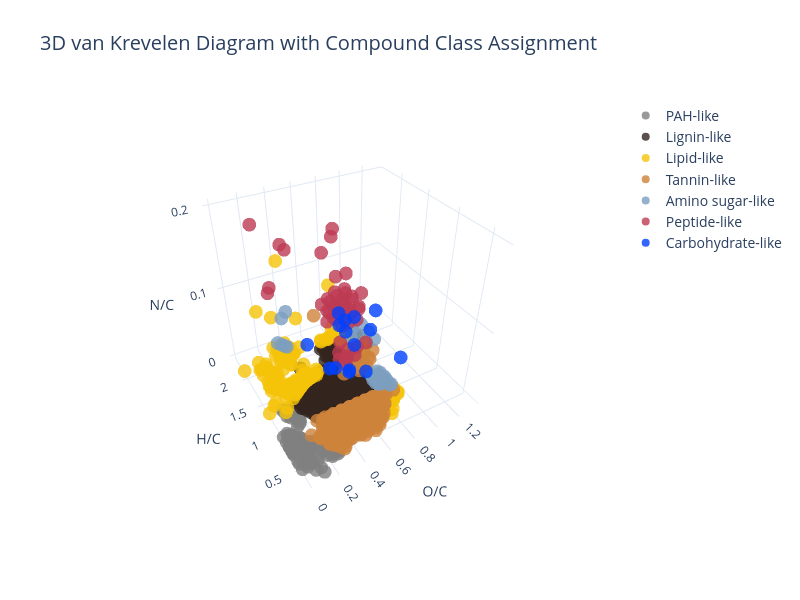

Notebook code cell kept with this figure:
### Markdown cell above
Alternatively, the Plotly package can be used to draw 3D diagrams with N/C as an additional axis.

### Code cell
vizList = []
for compound_class in data_df['assignment'].unique():

    globals()[f"D_{compound_class}"]=go.Scatter3d(

        x = data_df[data_df['assignment'] == compound_class]['O/C'],
        y = data_df[data_df['assignment'] == compound_class]['H/C'],
        z = data_df[data_df['assignment'] == compound_class]['N/C'],

        name = f'{compound_class.replace('_',' ').capitalize()}-like' if 'pah' not in compound_class else 'PAH-like',

        hovertemplate = 'O/C: %{x} <br>' + \
                        'H/C: %{y} <br>' + \
                        'N/C: %{z} <br>',

        mode='markers',
        marker=dict(
            size=8,
            color=vk_region_colours[compound_class],           
            opacity=0.8,
            symbol='circle'
        )
    )

    vizList.append(globals()[f"D_{compound_class}"]) 

fig = go.Figure(data=vizList)

camera = dict(
        up=dict(x=0, y=0, z=1),
        center=dict(x=0, y=0, z=0),
        eye=dict(x=-1, y=-1.75, z=1.5)
    )

fig.update_layout(
    scene_camera=camera,
    autosize=True,
    template="plotly_white",
    scene={
        "xaxis_title":'O/C',
        "yaxis_title":'H/C',
        "zaxis_title":'N/C'
    },
    width=800, height=600,
    showlegend=True,
    legend_font_size = 14,
    title = '3D van Krevelen Diagram with Compound Class Assignment',
    title_font_size = 20
)

fig.show()

# 3D vK diagrams created with Plotly are saved as HTML files
fig.write_html('3d_vK.html')

### Figure 1 — Plotly figure (JSON) as saved in the notebook; plotly's stock layout.template omitted (floating-point values rounded to 4 significant figures; data arrays with more than 128 entries replaced by an {"elided": "..."} marker saying what was removed)
{"data": [{"hovertemplate": "O/C: %{x} <br>H/C: %{y} <br>N/C: %{z} <br>", "marker": {"color": "#808080", "opacity": 0.8, "size": 8, "symbol": "circle"}, "mode": "markers", "name": "PAH-like", "type": "scatter3d", "x": [0.06667, 0.02273, 0.04651, 0.02273, 0.04651, 0.04651, 0.04762, 0.07317, 0.0, 0.04878, 0.02381, 0.07692, 0.05, 0.0, 0.05263, 0.0, 0.05263, 0.08824, 0.05714, 0.02778, 0.05714, 0.05882, 0.09091, 0.09375, 0.06061, 0.02941, 0.0303, 0.02941, 0.0625, 0.09677, 0.0303, 0.0625, 0.0, 0.1, 0.06452, 0.03125, 0.06452, 0.0, 0.03226, 0.03125, 0.06452, 0.03226, 0.1034, 0.1333, 0.06667, 0.06667, 0.24, 0.0, 0.03333, 0.1071, 0.1481, 0.03333, 0.06897, 0.06897, 0.06897, 0.0, 0.03448, 0.03448, 0.1429, 0.03448, 0.1429, 0.1034, 0.03448, 0.2609, 0.1111, 0.2609, 0.0, 0.0, 0.03448, 0.03448, 0.1154, 0.1481, 0.07407, 0.0, 0.1154, 0.0, 0.1071, 0.2727, 0.0, 0.1154, 0.07407, 0.2174, 0.0, 0.03704, 0.2857, 0.07692, 0.2273, 0.2273, 0.03704, 0.16, 0.03846, 0.08, 0.2381, 0.2381, 0.1818, 0.0, 0.0, 0.0, 0.25, 0.1905, 0.1905, 0.2632, 0.2105, 0.15, 0.2105, 0.2222], "y": [0.6667, 0.7727, 0.6977, 0.7273, 0.6512, 0.6047, 0.8095, 0.7317, 0.8372, 0.6341, 0.5714, 0.6667, 0.6, 0.8293, 0.8947, 0.7317, 0.6842, 0.8235, 0.8571, 0.8889, 0.8, 0.8824, 0.7273, 0.8125, 0.8485, 0.8235, 0.7879, 0.7647, 0.8125, 0.7097, 0.8485, 0.6875, 0.7647, 0.8, 0.8387, 0.875, 0.7742, 0.9091, 0.7742, 0.75, 0.6452, 0.9032, 0.6207, 0.6667, 0.6667, 0.6, 0.56, 0.75, 0.9333, 0.6429, 0.5185, 0.8, 0.6207, 0.5517, 0.4828, 0.6452, 0.8966, 0.8276, 0.7143, 0.7586, 0.6429, 0.6897, 0.6897, 0.5217, 0.3704, 0.4348, 0.6897, 0.6667, 0.5517, 0.4828, 0.6154, 0.6667, 0.6667, 0.8276, 0.4615, 0.7586, 0.6429, 0.4545, 0.6897, 0.3077, 0.3704, 0.4348, 0.5517, 0.6667, 0.4762, 0.4615, 0.5455, 0.4545, 0.4444, 0.64, 0.6923, 0.48, 0.5714, 0.4762, 0.5455, 0.5185, 0.4444, 0.6923, 0.5, 0.5714, 0.4762, 0.5263, 0.6316, 0.7, 0.5263, 0.5556], "z": [0.04444, 0.04545, 0.04651, 0.04545, 0.04651, 0.04651, 0.04762, 0.04878, 0.04651, 0.04878, 0.04762, 0.05128, 0.05, 0.04878, 0.0, 0.04878, 0.05263, 0.0, 0.0, 0.0, 0.0, 0.0, 0.0, 0.0, 0.0, 0.0, 0.0, 0.0, 0.0, 0.0, 0.0, 0.0, 0.0, 0.0, 0.0, 0.0, 0.0, 0.0, 0.0, 0.0, 0.0, 0.0, 0.0, 0.0, 0.0, 0.0, 0.0, 0.0, 0.0, 0.0, 0.0, 0.0, 0.0, 0.0, 0.0, 0.0, 0.0, 0.0, 0.0, 0.0, 0.0, 0.0, 0.0, 0.0, 0.0, 0.0, 0.0, 0.0, 0.0, 0.0, 0.0, 0.0, 0.0, 0.0, 0.0, 0.0, 0.0, 0.0, 0.0, 0.0, 0.0, 0.0, 0.0, 0.0, 0.0, 0.0, 0.0, 0.0, 0.0, 0.0, 0.0, 0.0, 0.0, 0.0, 0.0, 0.0, 0.0, 0.0, 0.0, 0.0, 0.0, 0.0, 0.0, 0.0, 0.0, 0.0]}, {"hovertemplate": "O/C: %{x} <br>H/C: %{y} <br>N/C: %{z} <br>", "marker": {"color": "#33251E", "opacity": 0.8, "size": 8, "symbol": "circle"}, "mode": "markers", "name": "Lignin-like", "type": "scatter3d", "x": {"elided": "1145 float values"}, "y": {"elided": "1145 float values"}, "z": {"elided": "1145 float values"}}, {"hovertemplate": "O/C: %{x} <br>H/C: %{y} <br>N/C: %{z} <br>", "marker": {"color": "#F5C308", "opacity": 0.8, "size": 8, "symbol": "circle"}, "mode": "markers", "name": "Lipid-like", "type": "scatter3d", "x": {"elided": "200 float values"}, "y": {"elided": "200 float values"}, "z": {"elided": "200 float values"}}, {"hovertemplate": "O/C: %{x} <br>H/C: %{y} <br>N/C: %{z} <br>", "marker": {"color": "#CE833B", "opacity": 0.8, "size": 8, "symbol": "circle"}, "mode": "markers", "name": "Tannin-like", "type": "scatter3d", "x": {"elided": "406 float values"}, "y": {"elided": "406 float values"}, "z": {"elided": "406 float values"}}, {"hovertemplate": "O/C: %{x} <br>H/C: %{y} <br>N/C: %{z} <br>", "marker": {"color": "#7C9EBF", "opacity": 0.8, "size": 8, "symbol": "circle"}, "mode": "markers", "name": "Amino sugar-like", "type": "scatter3d", "x": [0.8333, 0.875, 0.8667, 0.8667, 0.6875, 0.4118, 0.3684, 0.9286, 0.9286, 0.8571, 0.7857, 0.4118, 0.9231, 0.9231, 0.7143, 0.8462, 0.7143, 0.8462, 0.4, 0.8462, 0.7692, 0.8462, 0.7692, 0.9167, 0.9167, 0.6923, 0.8333, 0.3846, 0.9091, 0.9091, 0.9, 0.3636], "y": [1.111, 1.125, 1.2, 1.067, 1.312, 2.235, 2.158, 1.143, 1.0, 1.143, 1.071, 2.176, 1.231, 1.077, 1.357, 1.231, 1.214, 1.077, 2.267, 1.231, 1.308, 1.077, 1.154, 1.167, 1.0, 1.308, 1.167, 2.308, 1.273, 1.091, 1.2, 2.364], "z": [0.0, 0.0, 0.0, 0.0, 0.0625, 0.0, 0.05263, 0.0, 0.0, 0.0, 0.07143, 0.05882, 0.0, 0.0, 0.07143, 0.0, 0.07143, 0.0, 0.0, 0.0, 0.07692, 0.0, 0.07692, 0.0, 0.0, 0.07692, 0.0, 0.0, 0.0, 0.0, 0.0, 0.0]}, {"hovertemplate": "O/C: %{x} <br>H/C: %{y} <br>N/C: %{z} <br>", "marker": {"color": "#BD3A53", "opacity": 0.8, "size": 8, "symbol": "circle"}, "mode": "markers", "name": "Peptide-like", "type": "scatter3d", "x": [0.5882, 0.5882, 0.5, 0.625, 0.5294, 0.5294, 0.5625, 0.4706, 0.5625, 0.5294, 0.4706, 0.6, 0.5, 0.6, 0.5625, 0.5, 0.6, 0.5, 0.4118, 0.7143, 0.2941, 0.5333, 0.6429, 0.2941, 0.6, 0.4375, 0.5333, 0.5, 0.4375, 0.5333, 0.4375, 0.1, 0.5714, 0.4667, 0.5714, 0.5333, 0.4667, 0.6154, 0.1053, 0.5714, 0.5, 0.5, 0.1333, 0.5385, 0.6154, 0.5, 0.5385, 0.4545, 0.5556, 0.5], "y": [1.059, 0.9412, 1.0, 1.0, 1.059, 0.9412, 1.125, 1.176, 1.0, 1.0, 1.059, 1.2, 1.25, 1.067, 1.062, 1.125, 0.9333, 1.0, 1.059, 1.071, 1.706, 1.2, 1.0, 1.588, 1.0, 1.25, 1.067, 1.062, 1.125, 0.9333, 1.0, 1.35, 1.143, 1.2, 1.0, 1.0, 1.067, 1.231, 1.316, 1.071, 1.143, 1.0, 1.8, 1.231, 1.0, 1.071, 1.154, 1.273, 1.333, 1.2], "z": [0.1176, 0.1176, 0.1111, 0.125, 0.1176, 0.1176, 0.125, 0.1176, 0.125, 0.05882, 0.1176, 0.1333, 0.125, 0.1333, 0.0625, 0.125, 0.1333, 0.125, 0.1176, 0.07143, 0.1765, 0.1333, 0.1429, 0.1765, 0.06667, 0.125, 0.1333, 0.0625, 0.125, 0.1333, 0.125, 0.15, 0.1429, 0.1333, 0.1429, 0.06667, 0.1333, 0.1538, 0.1579, 0.07143, 0.1429, 0.1429, 0.2, 0.1538, 0.07692, 0.07143, 0.07692, 0.1818, 0.2, 0.2]}, {"hovertemplate": "O/C: %{x} <br>H/C: %{y} <br>N/C: %{z} <br>", "marker": {"color": "#0040FF", "opacity": 0.8, "size": 8, "symbol": "circle"}, "mode": "markers", "name": "Carbohydrate-like", "type": "scatter3d", "x": [0.6875, 0.6667, 0.7692, 0.6, 0.7143, 0.9167, 0.6923, 0.6429, 0.6923, 0.5714, 0.8333, 0.7273, 1.333, 1.143, 1.167], "y": [1.438, 1.533, 1.462, 1.6, 1.429, 1.833, 1.615, 1.571, 1.462, 2.143, 1.333, 1.455, 2.333, 2.0, 1.333], "z": [0.0625, 0.06667, 0.07692, 0.0, 0.0, 0.0, 0.07692, 0.0, 0.07692, 0.0, 0.0, 0.0, 0.0, 0.0, 0.0]}], "layout": {"autosize": true, "height": 600, "legend": {"font": {"size": 14}}, "scene": {"camera": {"center": {"x": 0, "y": 0, "z": 0}, "eye": {"x": -1, "y": -1.75, "z": 1.5}, "up": {"x": 0, "y": 0, "z": 1}}, "xaxis": {"title": {"text": "O/C"}}, "yaxis": {"title": {"text": "H/C"}}, "zaxis": {"title": {"text": "N/C"}}}, "showlegend": true, "title": {"font": {"size": 20}, "text": "3D van Krevelen Diagram with Compound Class Assignment"}, "width": 800}}
